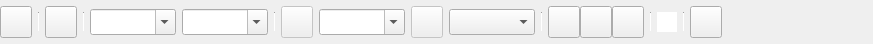
<?xml version="1.0" encoding="UTF-8"?>
<ui version="4.0">
 <class>TextOptions</class>
 <widget class="QWidget" name="TextOptions">
  <property name="geometry">
   <rect>
    <x>0</x>
    <y>0</y>
    <width>873</width>
    <height>44</height>
   </rect>
  </property>
  <property name="windowTitle">
   <string>Form</string>
  </property>
  <layout class="QGridLayout" name="gridLayout">
   <property name="leftMargin">
    <number>0</number>
   </property>
   <property name="topMargin">
    <number>0</number>
   </property>
   <property name="rightMargin">
    <number>0</number>
   </property>
   <property name="bottomMargin">
    <number>0</number>
   </property>
   <item row="0" column="0">
    <widget class="QWidget" name="toolOptionsWidget" native="true">
     <layout class="QGridLayout" name="gridLayout_2">
      <property name="leftMargin">
       <number>0</number>
      </property>
      <property name="topMargin">
       <number>0</number>
      </property>
      <property name="rightMargin">
       <number>0</number>
      </property>
      <property name="bottomMargin">
       <number>0</number>
      </property>
      <item row="0" column="0">
       <widget class="QPushButton" name="toolPresetPickerPushButton">
        <property name="minimumSize">
         <size>
          <width>32</width>
          <height>32</height>
         </size>
        </property>
        <property name="maximumSize">
         <size>
          <width>32</width>
          <height>32</height>
         </size>
        </property>
        <property name="text">
         <string/>
        </property>
        <property name="icon">
         <iconset resource="../resources.qrc">
          <normaloff>:/images/images/toolbar_t.svg</normaloff>:/images/images/toolbar_t.svg</iconset>
        </property>
        <property name="flat">
         <bool>false</bool>
        </property>
       </widget>
      </item>
      <item row="0" column="1">
       <widget class="Line" name="line">
        <property name="maximumSize">
         <size>
          <width>1</width>
          <height>20</height>
         </size>
        </property>
        <property name="orientation">
         <enum>Qt::Vertical</enum>
        </property>
       </widget>
      </item>
      <item row="0" column="2">
       <widget class="QPushButton" name="textOrientationPushButton">
        <property name="minimumSize">
         <size>
          <width>32</width>
          <height>32</height>
         </size>
        </property>
        <property name="maximumSize">
         <size>
          <width>32</width>
          <height>32</height>
         </size>
        </property>
        <property name="text">
         <string/>
        </property>
        <property name="icon">
         <iconset resource="../resources.qrc">
          <normaloff>:/images/images/tool_options_toggle_text_orientation.svg</normaloff>:/images/images/tool_options_toggle_text_orientation.svg</iconset>
        </property>
        <property name="flat">
         <bool>false</bool>
        </property>
       </widget>
      </item>
      <item row="0" column="3">
       <widget class="Line" name="line_2">
        <property name="maximumSize">
         <size>
          <width>1</width>
          <height>20</height>
         </size>
        </property>
        <property name="orientation">
         <enum>Qt::Vertical</enum>
        </property>
       </widget>
      </item>
      <item row="0" column="4">
       <widget class="QComboBox" name="fontComboBox">
        <property name="font">
         <font>
          <pointsize>11</pointsize>
         </font>
        </property>
        <property name="editable">
         <bool>true</bool>
        </property>
       </widget>
      </item>
      <item row="0" column="5">
       <widget class="QComboBox" name="fontStyleComboBox">
        <property name="font">
         <font>
          <pointsize>11</pointsize>
         </font>
        </property>
        <property name="editable">
         <bool>true</bool>
        </property>
       </widget>
      </item>
      <item row="0" column="6">
       <widget class="Line" name="line_3">
        <property name="maximumSize">
         <size>
          <width>1</width>
          <height>20</height>
         </size>
        </property>
        <property name="orientation">
         <enum>Qt::Vertical</enum>
        </property>
       </widget>
      </item>
      <item row="0" column="7">
       <widget class="QPushButton" name="fontSizeIcon">
        <property name="enabled">
         <bool>false</bool>
        </property>
        <property name="minimumSize">
         <size>
          <width>32</width>
          <height>32</height>
         </size>
        </property>
        <property name="maximumSize">
         <size>
          <width>32</width>
          <height>32</height>
         </size>
        </property>
        <property name="text">
         <string/>
        </property>
        <property name="icon">
         <iconset resource="../resources.qrc">
          <normaloff>:/images/images/tool_options_set_font_size.svg</normaloff>:/images/images/tool_options_set_font_size.svg</iconset>
        </property>
        <property name="flat">
         <bool>false</bool>
        </property>
       </widget>
      </item>
      <item row="0" column="8">
       <widget class="QComboBox" name="fontSizeComboBox">
        <property name="font">
         <font>
          <pointsize>11</pointsize>
         </font>
        </property>
        <property name="editable">
         <bool>true</bool>
        </property>
       </widget>
      </item>
      <item row="0" column="9">
       <widget class="QPushButton" name="fontSharpenIcon">
        <property name="enabled">
         <bool>false</bool>
        </property>
        <property name="minimumSize">
         <size>
          <width>32</width>
          <height>32</height>
         </size>
        </property>
        <property name="maximumSize">
         <size>
          <width>32</width>
          <height>32</height>
         </size>
        </property>
        <property name="text">
         <string/>
        </property>
        <property name="icon">
         <iconset resource="../resources.qrc">
          <normaloff>:/images/images/tool_options_font_sharpness.svg</normaloff>:/images/images/tool_options_font_sharpness.svg</iconset>
        </property>
        <property name="flat">
         <bool>false</bool>
        </property>
       </widget>
      </item>
      <item row="0" column="10">
       <widget class="QComboBox" name="fontSharpnessComboBox">
        <property name="font">
         <font>
          <pointsize>11</pointsize>
         </font>
        </property>
       </widget>
      </item>
      <item row="0" column="11">
       <widget class="Line" name="line_4">
        <property name="maximumSize">
         <size>
          <width>1</width>
          <height>20</height>
         </size>
        </property>
        <property name="orientation">
         <enum>Qt::Vertical</enum>
        </property>
       </widget>
      </item>
      <item row="0" column="12">
       <layout class="QHBoxLayout" name="horizontalLayout">
        <property name="spacing">
         <number>0</number>
        </property>
        <item>
         <widget class="QPushButton" name="textAlignLeftPushButton">
          <property name="minimumSize">
           <size>
            <width>32</width>
            <height>32</height>
           </size>
          </property>
          <property name="maximumSize">
           <size>
            <width>32</width>
            <height>32</height>
           </size>
          </property>
          <property name="text">
           <string/>
          </property>
          <property name="icon">
           <iconset resource="../resources.qrc">
            <normaloff>:/images/images/tool_options_left_align_text.svg</normaloff>:/images/images/tool_options_left_align_text.svg</iconset>
          </property>
          <property name="flat">
           <bool>false</bool>
          </property>
         </widget>
        </item>
        <item>
         <widget class="QPushButton" name="textAlignCenterPushButton">
          <property name="minimumSize">
           <size>
            <width>32</width>
            <height>32</height>
           </size>
          </property>
          <property name="maximumSize">
           <size>
            <width>32</width>
            <height>32</height>
           </size>
          </property>
          <property name="text">
           <string/>
          </property>
          <property name="icon">
           <iconset resource="../resources.qrc">
            <normaloff>:/images/images/tool_options_center_text.svg</normaloff>:/images/images/tool_options_center_text.svg</iconset>
          </property>
          <property name="flat">
           <bool>false</bool>
          </property>
         </widget>
        </item>
        <item>
         <widget class="QPushButton" name="textAlignRightPushButton">
          <property name="minimumSize">
           <size>
            <width>32</width>
            <height>32</height>
           </size>
          </property>
          <property name="maximumSize">
           <size>
            <width>32</width>
            <height>32</height>
           </size>
          </property>
          <property name="text">
           <string/>
          </property>
          <property name="icon">
           <iconset resource="../resources.qrc">
            <normaloff>:/images/images/tool_options_right_align_text.svg</normaloff>:/images/images/tool_options_right_align_text.svg</iconset>
          </property>
          <property name="flat">
           <bool>false</bool>
          </property>
         </widget>
        </item>
       </layout>
      </item>
      <item row="0" column="13">
       <widget class="Line" name="line_5">
        <property name="maximumSize">
         <size>
          <width>1</width>
          <height>20</height>
         </size>
        </property>
        <property name="orientation">
         <enum>Qt::Vertical</enum>
        </property>
       </widget>
      </item>
      <item row="0" column="14">
       <widget class="QWidget" name="widget_2" native="true">
        <property name="minimumSize">
         <size>
          <width>20</width>
          <height>20</height>
         </size>
        </property>
        <property name="maximumSize">
         <size>
          <width>20</width>
          <height>20</height>
         </size>
        </property>
        <property name="styleSheet">
         <string notr="true">background: white</string>
        </property>
       </widget>
      </item>
      <item row="0" column="15">
       <widget class="Line" name="line_6">
        <property name="maximumSize">
         <size>
          <width>1</width>
          <height>20</height>
         </size>
        </property>
        <property name="orientation">
         <enum>Qt::Vertical</enum>
        </property>
       </widget>
      </item>
      <item row="0" column="16">
       <widget class="QPushButton" name="textWarpPushButton">
        <property name="minimumSize">
         <size>
          <width>32</width>
          <height>32</height>
         </size>
        </property>
        <property name="maximumSize">
         <size>
          <width>32</width>
          <height>32</height>
         </size>
        </property>
        <property name="text">
         <string/>
        </property>
        <property name="icon">
         <iconset resource="../resources.qrc">
          <normaloff>:/images/images/tool_options_create_warped_text.svg</normaloff>:/images/images/tool_options_create_warped_text.svg</iconset>
        </property>
        <property name="flat">
         <bool>false</bool>
        </property>
       </widget>
      </item>
      <item row="0" column="17">
       <spacer name="horizontalSpacer">
        <property name="orientation">
         <enum>Qt::Horizontal</enum>
        </property>
        <property name="sizeHint" stdset="0">
         <size>
          <width>40</width>
          <height>20</height>
         </size>
        </property>
       </spacer>
      </item>
     </layout>
    </widget>
   </item>
  </layout>
 </widget>
 <resources>
  <include location="../../resources.qrc"/>
 </resources>
 <connections/>
</ui>
